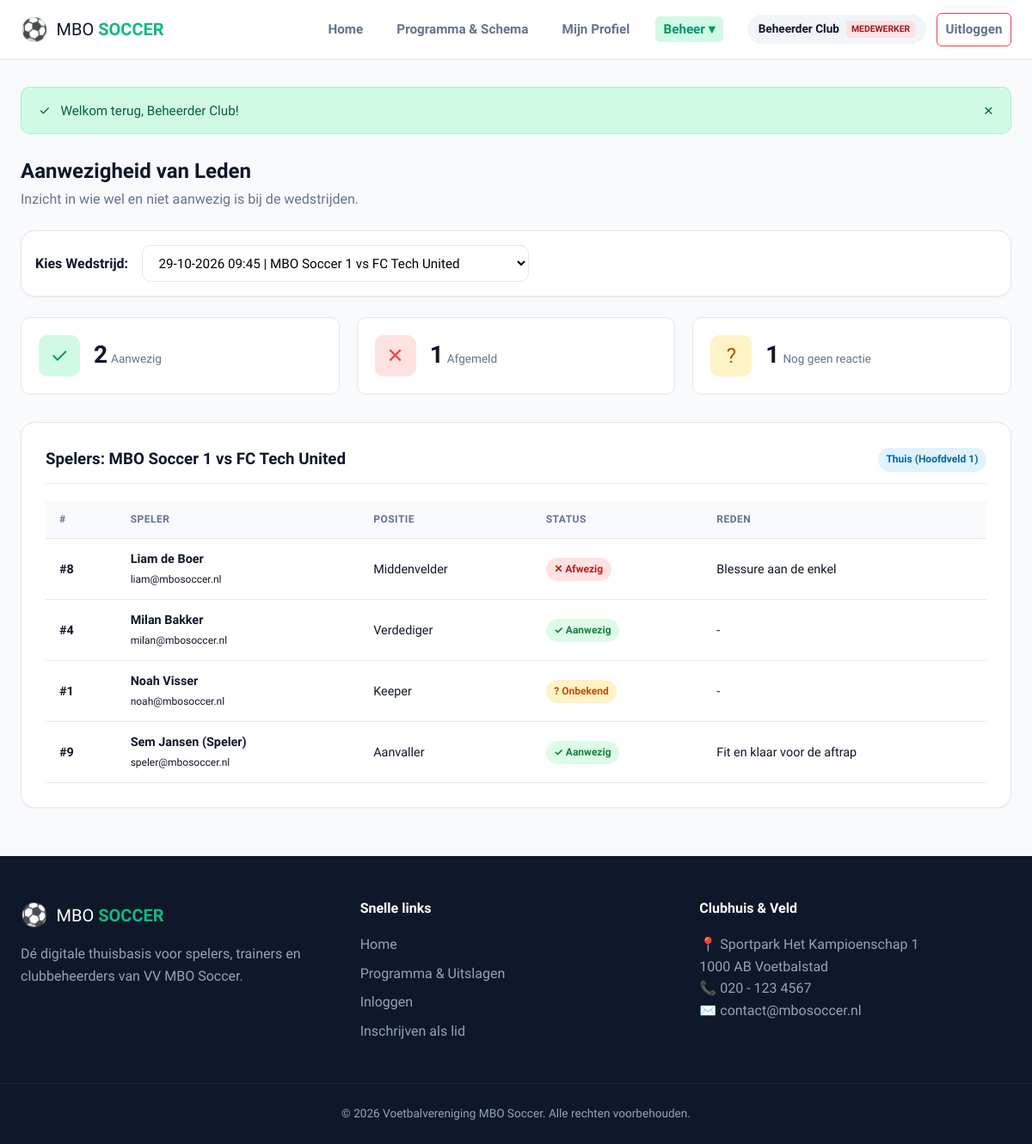
/admin/attendance.php (signed in), run on the app's committed database.
### tables this page shows
CREATE TABLE `matches` (
    `id` INT AUTO_INCREMENT PRIMARY KEY,
    `team_id` INT NOT NULL,
    `opponent` VARCHAR(100) NOT NULL,
    `match_date` DATETIME NOT NULL,
    `location` ENUM('Thuis', 'Uit') NOT NULL DEFAULT 'Thuis',
    `field_number` VARCHAR(20) DEFAULT 'Veld 1',
    `status` ENUM('Gepland', 'Gespeeld', 'Afgelast') NOT NULL DEFAULT 'Gepland',
    `notes` TEXT NULL,
    `created_at` TIMESTAMP DEFAULT CURRENT_TIMESTAMP,
    CONSTRAINT `fk_matches_team` FOREIGN KEY (`team_id`) REFERENCES `teams` (`id`) ON DELETE CASCADE
);

CREATE TABLE `teams` (
    `id` INT AUTO_INCREMENT PRIMARY KEY,
    `name` VARCHAR(100) NOT NULL,
    `category` VARCHAR(50) NOT NULL,
    `trainer_id` INT NULL,
    `created_at` TIMESTAMP DEFAULT CURRENT_TIMESTAMP,
    CONSTRAINT `fk_teams_trainer` FOREIGN KEY (`trainer_id`) REFERENCES `users` (`id`) ON DELETE SET NULL
);

CREATE TABLE `users` (
    `id` INT AUTO_INCREMENT PRIMARY KEY,
    `name` VARCHAR(100) NOT NULL,
    `email` VARCHAR(150) NOT NULL UNIQUE,
    `password` VARCHAR(255) NOT NULL,
    `role` ENUM('lid', 'trainer', 'medewerker') NOT NULL DEFAULT 'lid',
    `phone` VARCHAR(20) NULL,
    `birthdate` DATE NULL,
    `created_at` TIMESTAMP DEFAULT CURRENT_TIMESTAMP
);

CREATE TABLE `team_members` (
    `id` INT AUTO_INCREMENT PRIMARY KEY,
    `team_id` INT NOT NULL,
    `user_id` INT NOT NULL,
    `position` VARCHAR(50) DEFAULT 'Speler',
    `shirt_number` INT NULL,
    CONSTRAINT `fk_tm_team` FOREIGN KEY (`team_id`) REFERENCES `teams` (`id`) ON DELETE CASCADE,
    CONSTRAINT `fk_tm_user` FOREIGN KEY (`user_id`) REFERENCES `users` (`id`) ON DELETE CASCADE,
    UNIQUE KEY `unique_team_user` (`team_id`, `user_id`)
);

CREATE TABLE `match_attendance` (
    `id` INT AUTO_INCREMENT PRIMARY KEY,
    `match_id` INT NOT NULL,
    `user_id` INT NOT NULL,
    `status` ENUM('aanwezig', 'afwezig', 'onbekend') NOT NULL DEFAULT 'onbekend',
    `reason` VARCHAR(255) NULL,
    `updated_at` TIMESTAMP DEFAULT CURRENT_TIMESTAMP ON UPDATE CURRENT_TIMESTAMP,
    CONSTRAINT `fk_att_match` FOREIGN KEY (`match_id`) REFERENCES `matches` (`id`) ON DELETE CASCADE,
    CONSTRAINT `fk_att_user` FOREIGN KEY (`user_id`) REFERENCES `users` (`id`) ON DELETE CASCADE,
    UNIQUE KEY `unique_match_user` (`match_id`, `user_id`)
);

### config/Database.php (called while the page is built, shortened)
<?php
class Database {
    private static $conn = null;
    public static function connect(): PDO {
        if (self::$conn === null) {
            $host = 'db';
            $dbname = 'phples';
            $username = 'root';
            $password = 'supergeheim';
            self::$conn = new PDO(
                "mysql:host=$host;dbname=$dbname;charset=utf8mb4",
                $username,
                $password,
                [
                    PDO::ATTR_ERRMODE => PDO::ERRMODE_EXCEPTION,
                    PDO::ATTR_DEFAULT_FETCH_MODE => PDO::FETCH_ASSOC
                ]
            );
        }
        return self::$conn;
    }
}

### classes/MatchGame.php (called while the page is built, shortened)
<?php
require_once __DIR__ . '/../config/Database.php';
class MatchGame {
    private $db;
    public function __construct() {
        $this->db = Database::connect();
    }
    public function getAll(int $limit = 50) {
        $stmt = $this->db->prepare("
            SELECT m.*, t.name as team_name
            FROM matches m
            JOIN teams t ON m.team_id = t.id
            ORDER BY m.match_date ASC
            LIMIT :limit
        ");
        $stmt->bindValue(':limit', $limit, PDO::PARAM_INT);
        $stmt->execute();
        return $stmt->fetchAll();
    }
    public function findById(int $id) {
        $stmt = $this->db->prepare("
            SELECT m.*, t.name as team_name
            FROM matches m
            JOIN teams t ON m.team_id = t.id
            WHERE m.id = :id
        ");
        $stmt->execute(['id' => $id]);
        return $stmt->fetch() ?: null;
    }
}

### classes/Attendance.php (called while the page is built, shortened)
<?php
require_once __DIR__ . '/../config/Database.php';
class Attendance {
    private $db;
    public function __construct() {
        $this->db = Database::connect();
    }
    public function getAttendanceForMatch(int $matchId) {
        $stmt = $this->db->prepare("
            SELECT u.id as user_id, u.name, u.email, tm.position, tm.shirt_number,
                   IFNULL(ma.status, 'onbekend') as status,
                   ma.reason, ma.updated_at
            FROM matches m
            JOIN team_members tm ON m.team_id = tm.team_id
            JOIN users u ON tm.user_id = u.id
            LEFT JOIN match_attendance ma ON m.id = ma.match_id AND u.id = ma.user_id
            WHERE m.id = :match_id
            ORDER BY u.name ASC
        ");
        $stmt->execute(['match_id' => $matchId]);
        return $stmt->fetchAll();
    }
    public function getStatsForMatch(int $matchId) {
        $stmt = $this->db->prepare("
            SELECT
                COUNT(*) as total_players,
                SUM(CASE WHEN ma.status = 'aanwezig' THEN 1 ELSE 0 END) as present_count,
                SUM(CASE WHEN ma.status = 'afwezig' THEN 1 ELSE 0 END) as absent_count,
                SUM(CASE WHEN ma.status = 'onbekend' OR ma.status IS NULL THEN 1 ELSE 0 END) as unknown_count
            FROM matches m
            JOIN team_members tm ON m.team_id = tm.team_id
            LEFT JOIN match_attendance ma ON m.id = ma.match_id AND tm.user_id = ma.user_id
            WHERE m.id = :match_id
        ");
        $stmt->execute(['match_id' => $matchId]);
        return $stmt->fetch() ?: ['present_count' => 0, 'absent_count' => 0, 'unknown_count' => 0];
    }
}

### includes/auth_check.php (called while the page is built, shortened)
<?php
function e($value): string {
    return htmlspecialchars((string)($value ?? ''), ENT_QUOTES, 'UTF-8');
}

### admin/attendance.php (the view, shortened to what this page needs)
<?php
require_once __DIR__ . '/../includes/auth_check.php';
require_once __DIR__ . '/../classes/MatchGame.php';
require_once __DIR__ . '/../classes/Attendance.php';
$matchModel = new MatchGame();
$attendanceModel = new Attendance();
$allMatches = $matchModel->getAll(20);
$selectedMatchId = isset($_GET['match_id']) ? (int)$_GET['match_id'] : (empty($allMatches) ? 0 : $allMatches[0]['id']);
$currentMatch = $selectedMatchId > 0 ? $matchModel->findById($selectedMatchId) : null;
$playerAttendance = $selectedMatchId > 0 ? $attendanceModel->getAttendanceForMatch($selectedMatchId) : [];
$stats = $selectedMatchId > 0 ? $attendanceModel->getStatsForMatch($selectedMatchId) : null;
require_once __DIR__ . '/../includes/header.php';
?>
<div style="display: flex; justify-content: space-between; align-items: center; margin-bottom: 1.5rem; flex-wrap: wrap; gap: 1rem;">
    <div>
        <h2>Aanwezigheid van Leden</h2>
        <p style="color: var(--text-muted);">Inzicht in wie wel en niet aanwezig is bij de wedstrijden.</p>
    </div>
</div>
<section class="card" style="margin-bottom: 1.5rem; padding: 1rem;">
    <form method="GET" action="/admin/attendance.php" style="display: flex; align-items: center; gap: 1rem; flex-wrap: wrap;">
        <label for="match_id" style="font-weight: 700;">Kies Wedstrijd:</label>
        <select name="match_id" id="match_id" class="form-control" style="max-width: 450px;" onchange="this.form.submit()">
            <?php foreach ($allMatches as $m): ?>
                <option value="<?= $m['id'] ?>" <?= $m['id'] === $selectedMatchId ? 'selected' : '' ?>>
                    <?= date('d-m-Y H:i', strtotime($m['match_date'])) ?> | <?= e($m['team_name']) ?> vs <?= e($m['opponent']) ?>
                </option>
            <?php endforeach; ?>
        </select>
    </form>
</section>
<?php if ($currentMatch): ?>
    <section class="stats-grid">
        <article class="stat-card">
            <span class="stat-icon" style="background: var(--primary-light); color: var(--primary-dark);">✓</span>
            <div>
                <strong class="stat-val"><?= (int)($stats['present_count'] ?? 0) ?></strong>
                <span class="stat-lbl">Aanwezig</span>
            </div>
        </article>
        <article class="stat-card">
            <span class="stat-icon" style="background: var(--danger-light); color: var(--danger);">✕</span>
            <div>
                <strong class="stat-val"><?= (int)($stats['absent_count'] ?? 0) ?></strong>
                <span class="stat-lbl">Afgemeld</span>
            </div>
        </article>
        <article class="stat-card">
            <span class="stat-icon" style="background: #fef3c7; color: #b45309;">?</span>
            <div>
                <strong class="stat-val"><?= (int)($stats['unknown_count'] ?? 0) ?></strong>
                <span class="stat-lbl">Nog geen reactie</span>
            </div>
        </article>
    </section>
    <article class="card">
        <header class="card-header">
            <h3>Spelers: <?= e($currentMatch['team_name']) ?> vs <?= e($currentMatch['opponent']) ?></h3>
            <span class="badge badge-info"><?= e($currentMatch['location']) ?> (<?= e($currentMatch['field_number']) ?>)</span>
        </header>
        <div class="table-responsive">
            <table class="table">
                <thead>
                    <tr>
                        <th>#</th>
                        <th>Speler</th>
                        <th>Positie</th>
                        <th>Status</th>
                        <th>Reden</th>
                    </tr>
                </thead>
                <tbody>
                    <?php if (empty($playerAttendance)): ?>
                        <tr><td colspan="5" style="color: var(--text-muted);">Geen teamleden gevonden voor dit team.</td></tr>
                    <?php else: ?>
                        <?php foreach ($playerAttendance as $row): ?>
                            <tr>
                                <td><strong><?= $row['shirt_number'] ? '#' . $row['shirt_number'] : '-' ?></strong></td>
                                <td><strong><?= e($row['name']) ?></strong><br><small><?= e($row['email']) ?></small></td>
                                <td><?= e($row['position'] ?? 'Speler') ?></td>
                                <td>
                                    <?php if ($row['status'] === 'aanwezig'): ?>
                                        <span class="badge badge-success">✓ Aanwezig</span>
                                    <?php elseif ($row['status'] === 'afwezig'): ?>
                                        <span class="badge badge-danger">✕ Afwezig</span>
                                    <?php else: ?>
                                        <span class="badge badge-warning">? Onbekend</span>
                                    <?php endif; ?>
                                </td>
                                <td><?= e($row['reason'] ?: '-') ?></td>
                            </tr>
                        <?php endforeach; ?>
                    <?php endif; ?>
                </tbody>
            </table>
        </div>
    </article>
<?php endif; ?>
<?php require_once __DIR__ . '/../includes/footer.php'; ?>

### public/css/style.css (style rules this page uses)
:root { --primary: #10b981; --primary-dark: #059669; --primary-light: #d1fae5; --secondary: #0f172a; --secondary-light: #1e293b; --accent: #f59e0b; --danger: #ef4444; --danger-light: #fee2e2; --success: #10b981; --bg-main: #f8fafc; --surface: #ffffff; --border: #e2e8f0; --text-primary: #0f172a; --text-muted: #64748b; --radius-sm: 6px; --radius-md: 10px; --radius-lg: 16px; --shadow-sm: 0 1px 2px 0 rgb(0 0 0 / 0.05); --shadow-md: 0 4px 6px -1px rgb(0 0 0 / 0.1), 0 2px 4px -2px rgb(0 0 0 / 0.1); --shadow-lg: 0 10px 15px -3px rgb(0 0 0 / 0.1), 0 4px 6px -4px rgb(0 0 0 / 0.1); }
* { box-sizing: border-box; margin: 0; padding: 0; }
body { font-family: 'Plus Jakarta Sans', system-ui, -apple-system, BlinkMacSystemFont, 'Segoe UI', Roboto, sans-serif; background-color: var(--bg-main); color: var(--text-primary); line-height: 1.6; min-height: 100vh; display: flex; flex-direction: column; }
.card { background: var(--surface); border-radius: var(--radius-lg); border: 1px solid var(--border); padding: 1.75rem; box-shadow: var(--shadow-sm); margin-bottom: 1.5rem; }
.card-header { display: flex; justify-content: space-between; align-items: center; margin-bottom: 1.25rem; padding-bottom: 0.75rem; border-bottom: 1px solid var(--border); }
.form-control { width: 100%; padding: 0.65rem 0.9rem; border: 1px solid var(--border); border-radius: var(--radius-md); font-family: inherit; font-size: 0.95rem; background: #fff; transition: border-color 0.15s ease; }
.table-responsive { overflow-x: auto; }
.table { width: 100%; border-collapse: collapse; font-size: 0.9rem; text-align: left; }
.table th, .table td { padding: 0.75rem 1rem; border-bottom: 1px solid var(--border); }
.table th { background: #f8fafc; color: var(--text-muted); font-weight: 700; text-transform: uppercase; font-size: 0.75rem; letter-spacing: 0.5px; }
.stats-grid { display: grid; grid-template-columns: repeat(auto-fit, minmax(220px, 1fr)); gap: 1.25rem; margin-bottom: 2rem; }
.stat-card { background: var(--surface); border: 1px solid var(--border); border-radius: var(--radius-md); padding: 1.25rem; display: flex; align-items: center; gap: 1rem; }
.stat-icon { width: 48px; height: 48px; border-radius: var(--radius-md); background: var(--primary-light); color: var(--primary-dark); display: flex; align-items: center; justify-content: center; font-size: 1.5rem; }
.stat-val { font-size: 1.75rem; font-weight: 800; color: var(--secondary); line-height: 1; }
.stat-lbl { font-size: 0.85rem; color: var(--text-muted); }
.badge { display: inline-block; padding: 0.25rem 0.6rem; border-radius: 9999px; font-size: 0.75rem; font-weight: 700; }
.badge-success { background: #dcfce7; color: #15803d; }
.badge-danger { background: #fee2e2; color: #b91c1c; }
.badge-warning { background: #fef3c7; color: #b45309; }
.badge-info { background: #e0f2fe; color: #0369a1; }

### data on the page
matches: team.name "MBO Soccer 1", opponent "FC Tech United", location "Thuis", field_number "Hoofdveld 1"
users: team_members.shirt_number "8", name "Liam de Boer", email "liam@mbosoccer.nl", team_members.position "Middenvelder", shows "✕ Afwezig", match_attendance.reason "Blessure aan de enkel"
users: team_members.shirt_number "4", name "Milan Bakker", email "milan@mbosoccer.nl", team_members.position "Verdediger", shows "✓ Aanwezig", match_attendance.reason "-"
team_members: shirt_number "1", user.name "Noah Visser", user.email "noah@mbosoccer.nl", position "Keeper", shows "? Onbekend", reason "-"
users: team_members.shirt_number "9", name "Sem Jansen (Speler)", email "speler@mbosoccer.nl", team_members.position "Aanvaller", shows "✓ Aanwezig", match_attendance.reason "Fit en klaar voor de aftrap"

### other printed values
$user['name'] "Beheerder Club"
$user['role'] "MEDEWERKER"
$_SESSION['flash_success'] "Welkom terug, Beheerder Club!"
$stats['present_count'] "2"
$stats['absent_count'] "1"
$stats['unknown_count'] "1"
form field match_id "29-10-2026 09:45 | MBO Soccer 1 vs FC Tech United"
